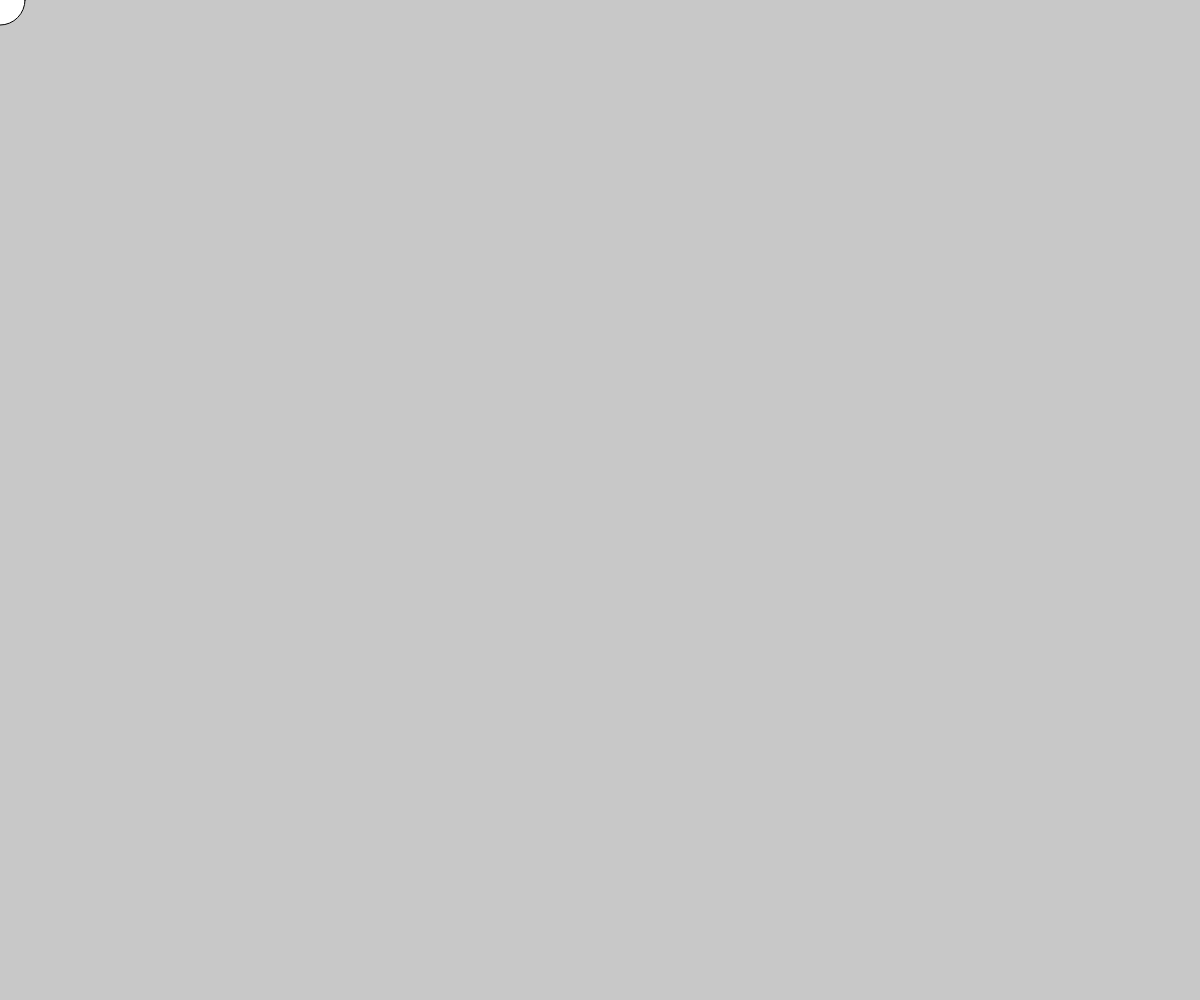
Frame 1 (no input)
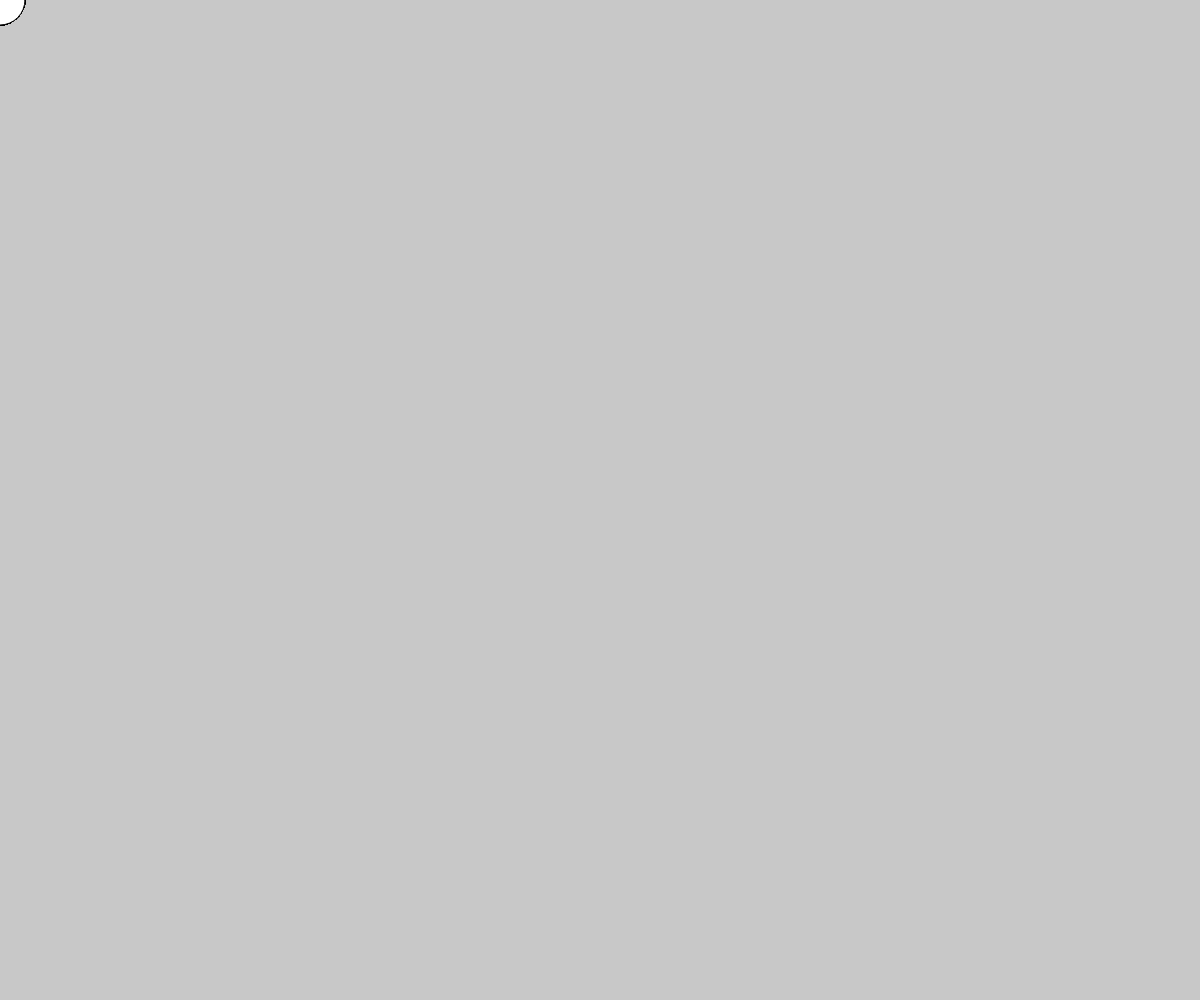
Frame 60 (no input)
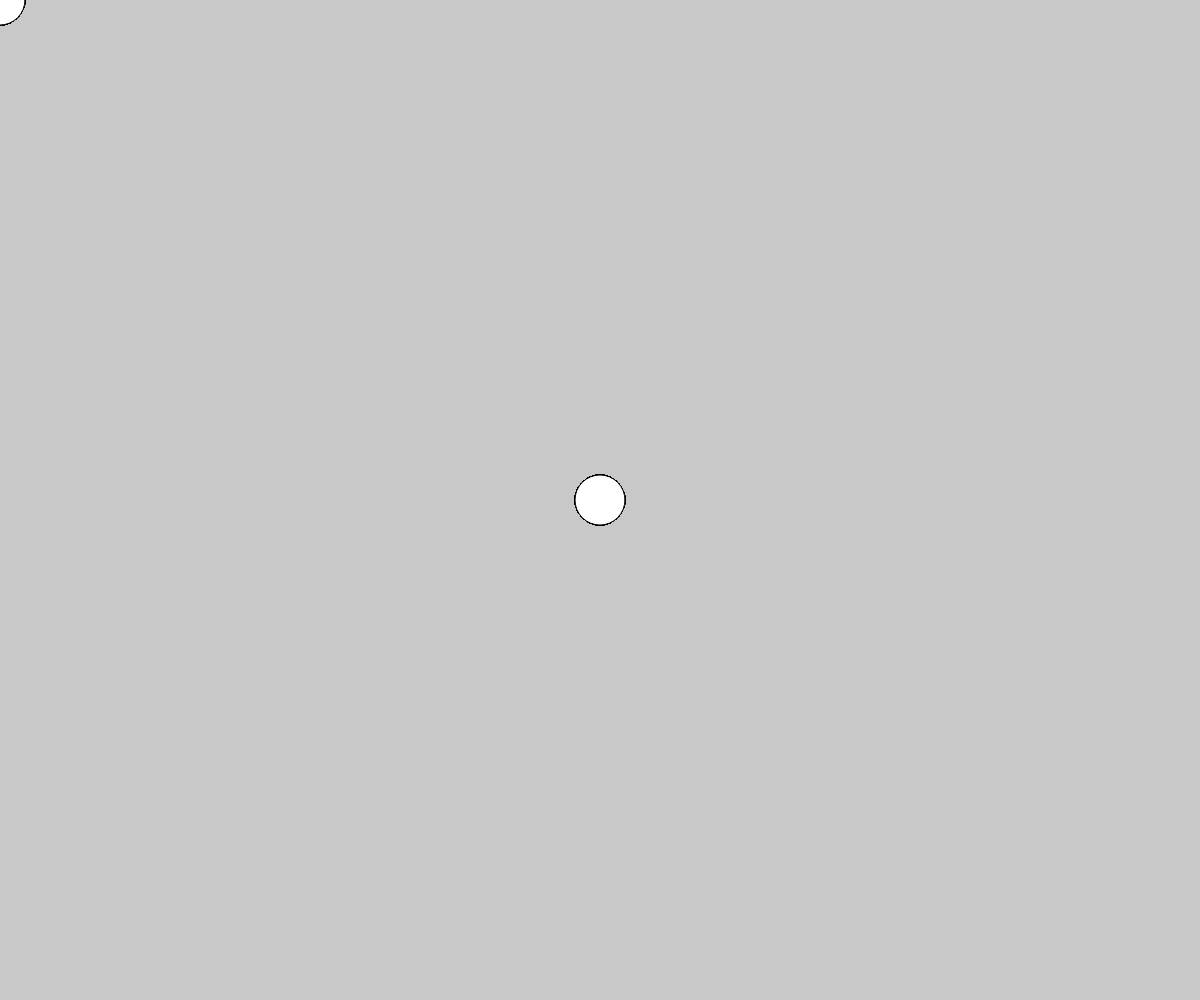
Frame 120 (the mouse pressed at the canvas centre since frame 60)

The p5.js sketch that drew these frames (run headless with seeded random() and noise() and a simulated clock; from frame 60 on, the mouse is pressed at the canvas centre):

// p5.js sketch
// ── sketch.js
function setup() {
  createCanvas(windowWidth, windowHeight);
  background(200);
}

function draw() {
  ellipse(mouseX, mouseY, 50);
}
